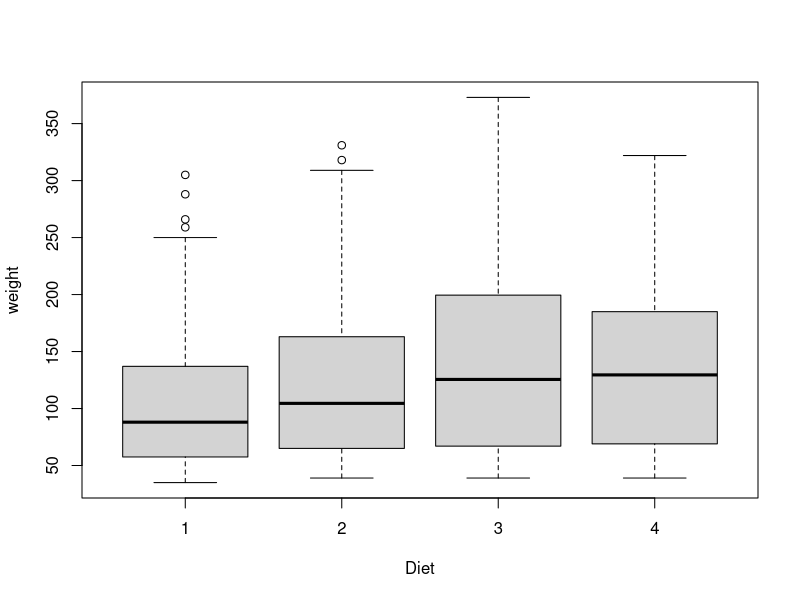
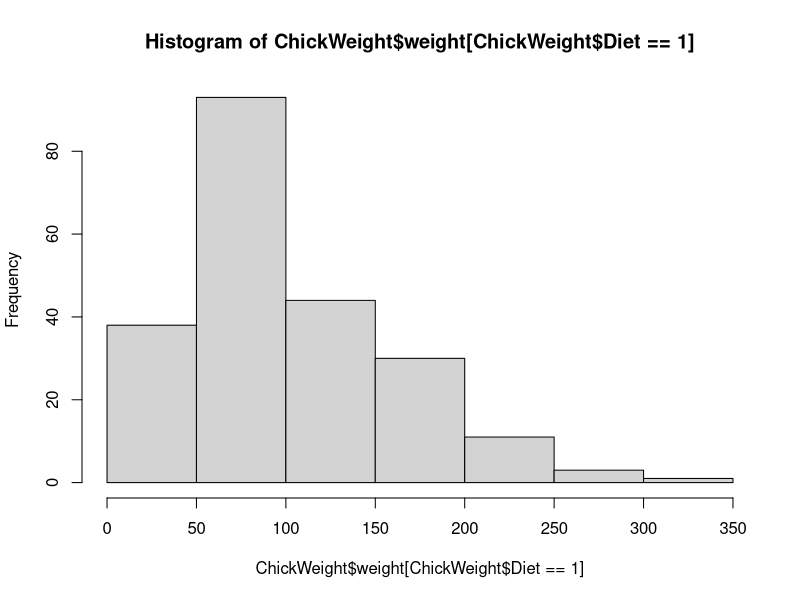
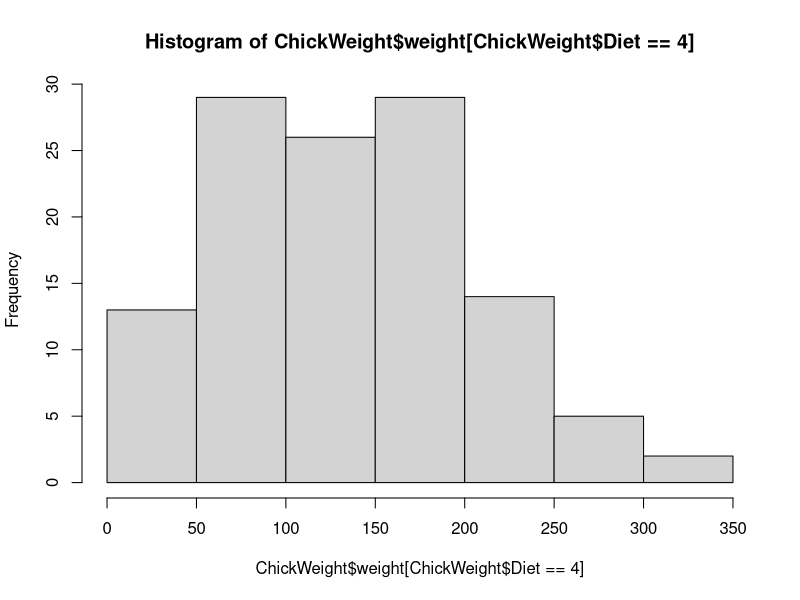
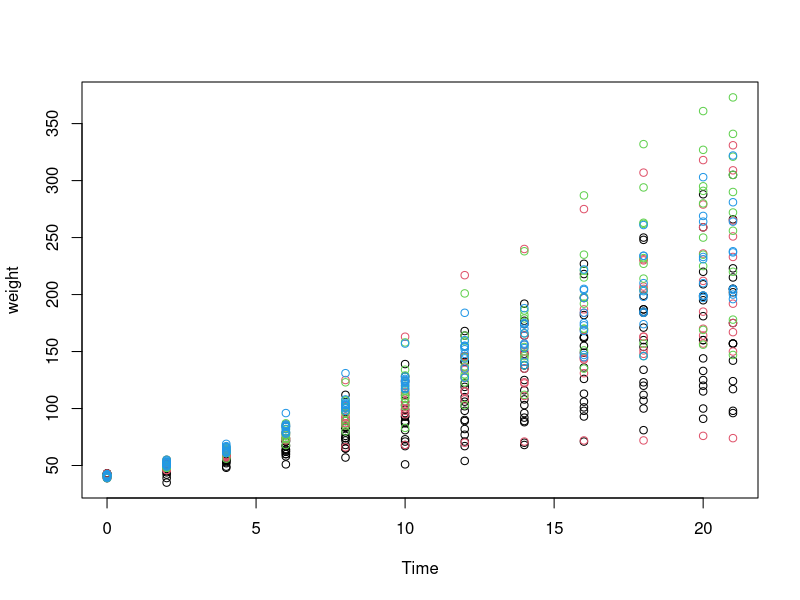

Recreate these plots in R, in order.
data(ChickWeight)
x<-summary(ChickWeight)
print(x)

boxplot(weight ~ Diet, data = ChickWeight)
hist(ChickWeight$weight[ChickWeight$Diet == 1])
hist(ChickWeight$weight[ChickWeight$Diet == 4])
plot(weight ~ Time, data = ChickWeight, col = Diet)